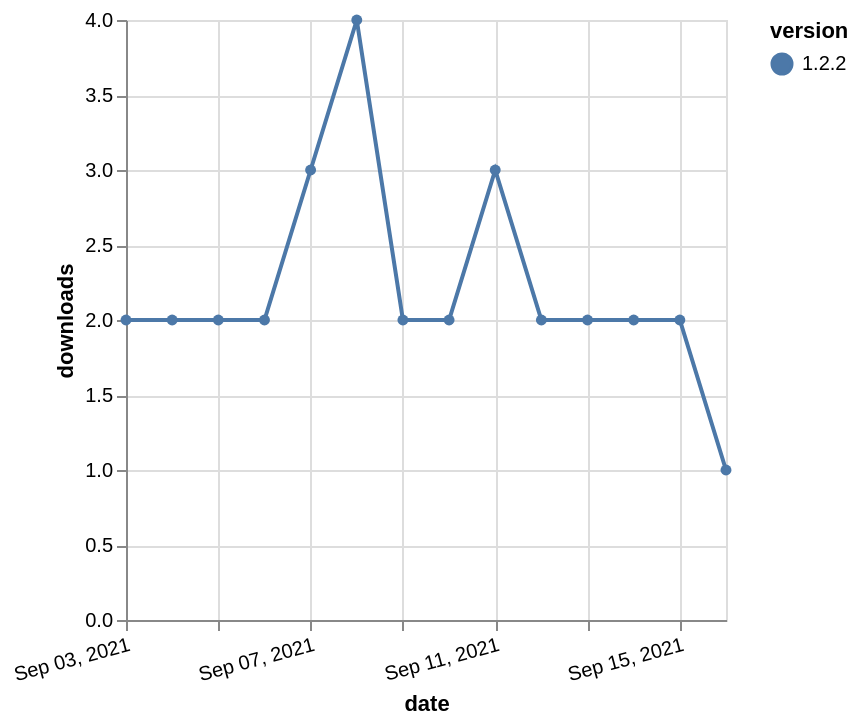

Vega-Lite specification stored for this chart:
### Vega-Lite specification from a JSON file in a GitHub repository (floating-point values rounded to 4 significant figures)
{"$schema": "https://vega.github.io/schema/vega-lite/v5.json", "description": "A simple bar chart with embedded data.", "data": {"values": [{"date": "2021-09-03", "total": 2629, "delta": 2, "version": "1.2.2"}, {"date": "2021-09-04", "total": 2631, "delta": 2, "version": "1.2.2"}, {"date": "2021-09-05", "total": 2633, "delta": 2, "version": "1.2.2"}, {"date": "2021-09-06", "total": 2635, "delta": 2, "version": "1.2.2"}, {"date": "2021-09-07", "total": 2638, "delta": 3, "version": "1.2.2"}, {"date": "2021-09-08", "total": 2642, "delta": 4, "version": "1.2.2"}, {"date": "2021-09-09", "total": 2644, "delta": 2, "version": "1.2.2"}, {"date": "2021-09-10", "total": 2646, "delta": 2, "version": "1.2.2"}, {"date": "2021-09-11", "total": 2649, "delta": 3, "version": "1.2.2"}, {"date": "2021-09-12", "total": 2651, "delta": 2, "version": "1.2.2"}, {"date": "2021-09-13", "total": 2653, "delta": 2, "version": "1.2.2"}, {"date": "2021-09-14", "total": 2655, "delta": 2, "version": "1.2.2"}, {"date": "2021-09-15", "total": 2657, "delta": 2, "version": "1.2.2"}, {"date": "2021-09-16", "total": 2658, "delta": 1, "version": "1.2.2"}]}, "width": "container", "mark": {"type": "line", "point": {"filled": true}}, "encoding": {"x": {"field": "date", "type": "temporal", "timeUnit": "yearmonthdate", "title": "date", "axis": {"labelAngle": -15}}, "y": {"field": "delta", "type": "quantitative", "title": "downloads"}, "color": {"field": "version", "type": "nominal"}, "tooltip": {"field": "delta"}}}
